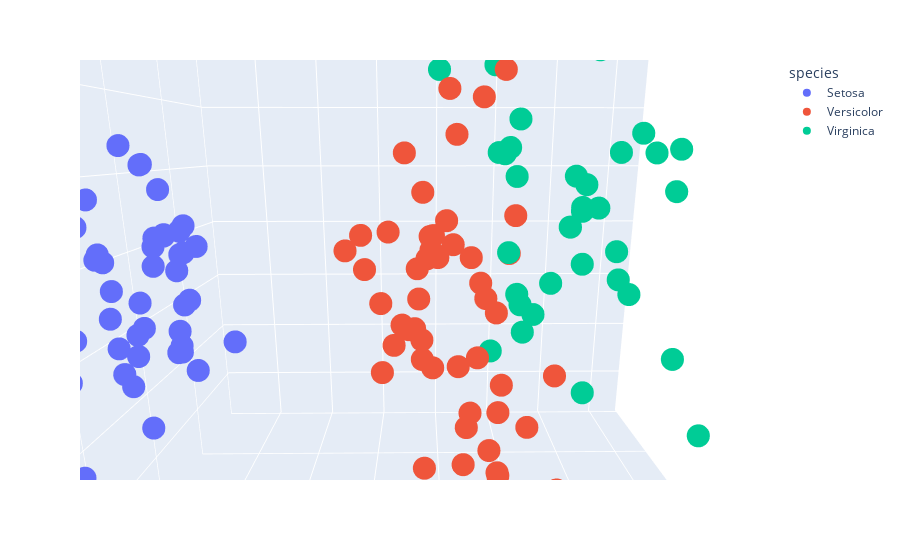

The notebook cell this image was saved under:
### Markdown cell above
<span style="font-family: XB Zar; font-size: medium; "><div dir=rtl><meta charset="UTF-8">
    <br>
    با انتخاب 3 مقدار ویژه بزرگتر، 3 بردار ویژه متناظر با آن را به عنوان پایهای برای فضای مقصد درنظر میگیریم و با انجام تبدیل مورد نظر دادههای ما 3 بعدی شده و در شکل زیر نتایج را میبینیم:
    </div></span>

### Code cell
U = eigenvectors[:, 0:3]
X_star_3D = X.dot(U)
df_3D = pd.DataFrame({'PC1': X_star_3D[:, 0], 'PC2': X_star_3D[:, 1], 'PC3': X_star_3D[:, 2], 'species': y})
fig = px.scatter_3d(df_3D, x='PC1', y='PC2', z='PC3',
              color='species')
fig.show()
